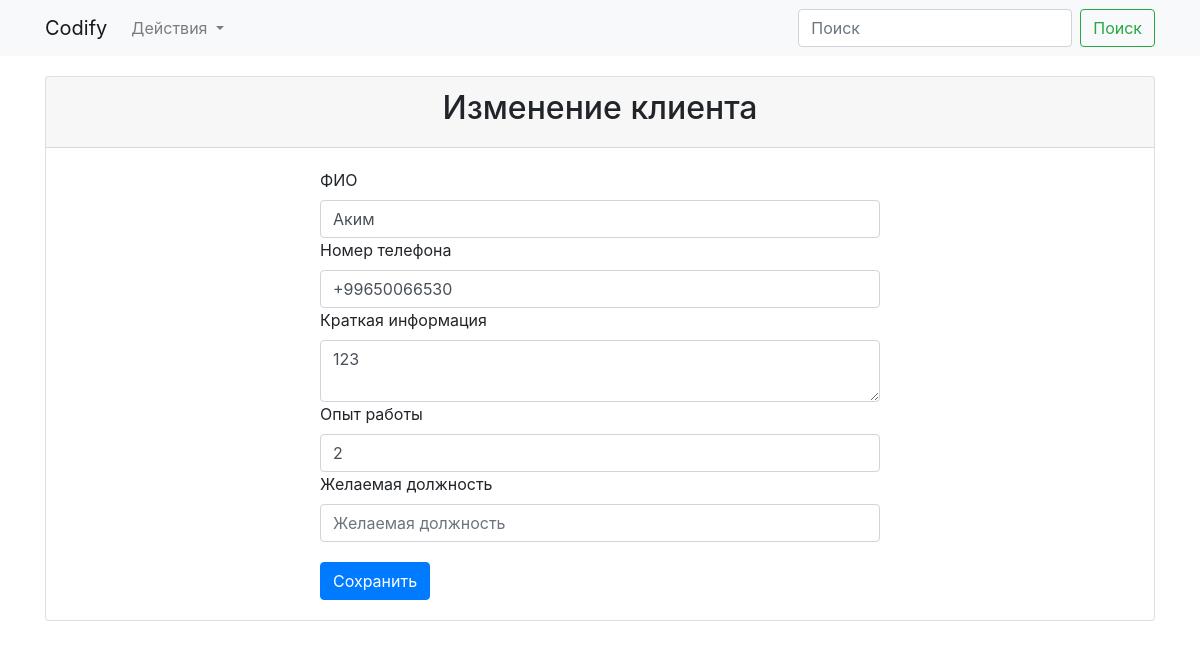
Screenshot of /employee/1/update (signed in) with the database file from the repository.
### app/models.py (models this page shows)
class Employee(db.Model):
    id = db.Column(db.Integer, primary_key=True)
    fullname = db.Column(db.String)
    phone = db.Column(db.String)
    short_info = db.Column(db.String)
    experience = db.Column(db.Integer)
    preferred_position = db.Column(db.String)
    user = db.relationship(User, backref=db.backref('users', lazy='dynamic'))
    user_name = db.Column(db.String, db.ForeignKey('users.username'))

### app/views.py (the view)
@login_required
def employee_update(employee_id):
    employee = Employee.query.get(employee_id)
    form = EmployeeForm(request.form, obj=employee)
    if employee.user_name != current_user.username:
        flash('У вас нет доступа')
    if request.method == 'POST':
        if form.validate_on_submit():
            form.populate_obj(employee)
            db.session.add(employee)
            db.session.commit()
            return redirect(url_for('index'))
    return render_template('employee_update.html', form=form, employee=employee)

### app/forms.py (shortened to what this page needs)
class EmployeeForm(FlaskForm):
    fullname = ws.StringField('ФИО', validators=[ws.validators.DataRequired()])
    phone = ws.StringField('Номер телефона', validators=[ws.validators.DataRequired(), ws.validators.Length(min=13, max=20)])
    short_info = ws.TextAreaField('Краткая информация', validators=[ws.validators.DataRequired()])
    experience = ws.StringField('Опыт работы', validators=[ws.validators.DataRequired()])
    preferred_position = ws.StringField('Желаемая должность')
    user = current_user
    submit = ws.SubmitField('Сохранить')

### app/models.py (called while the page is built)
@login_manager.user_loader
def load_user(user_id):
    return User.query.get(int(user_id))

### app/templates/employee_update.html (shortened to what this page needs)
{% extends "base.html" %}
{% block content %}
<div class="container">
  <div class="card">
    <form method="POST" action="{{ url_for('employee_update', employee_id=employee.id) }}">
        <div class="card-header">
            <h2>Изменение клиента</h2>
        </div>
        <div class="content-inside">
            {{ form.fullname.label() }}
            {{ form.fullname(class="form-control", placeholder="ФИО") }}
            {{ form.phone.label() }}
            {{ form.phone(class="form-control", placeholder="Телефон") }}
            {{ form.short_info.label() }}
            {{ form.short_info(class="form-control", placeholder="Краткая информация") }}
            {{ form.experience.label() }}
            {{ form.experience(class="form-control", placeholder="Опыт работы в годах") }}
            {{ form.preferred_position.label() }}
            {{ form.preferred_position(class="form-control", placeholder="Желаемая должность") }}
            {{ form.submit(class="btn btn-primary submit-button") }}
        </div>
    </form>
  </div>
</div>
{% endblock content %}

### app/static/css/style.css (style rules this page uses)
.content-inside { padding: 20px; max-width: 600px; margin: 0 auto; }
.submit-button { margin-top: 20px; }
.card-header h2 { text-align: center; }

### rows the page displays
Employee: fullname "Аким", phone "+99650066530", short_info "123", experience "2"
